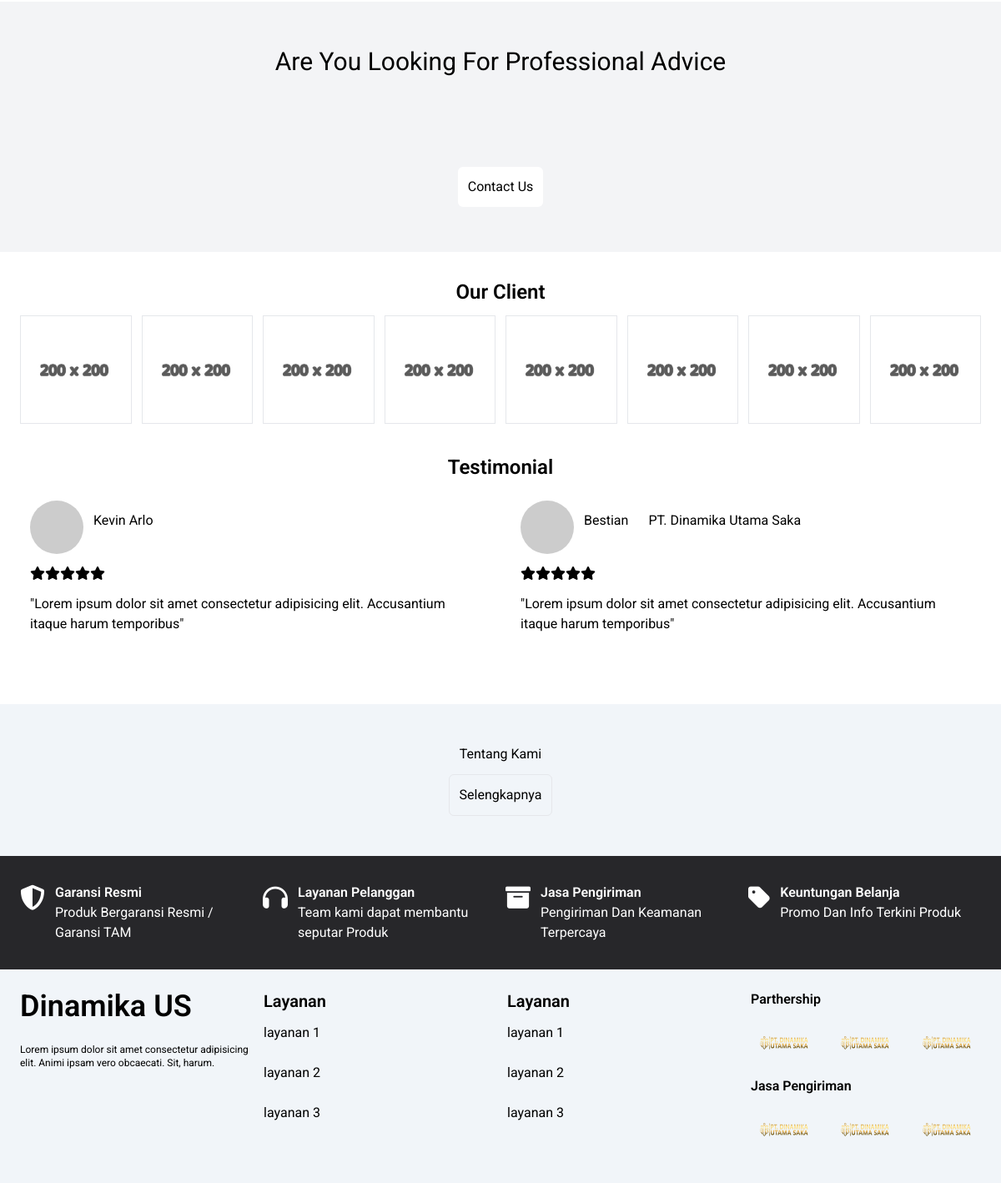
Before: / (lower part) with the older database file.
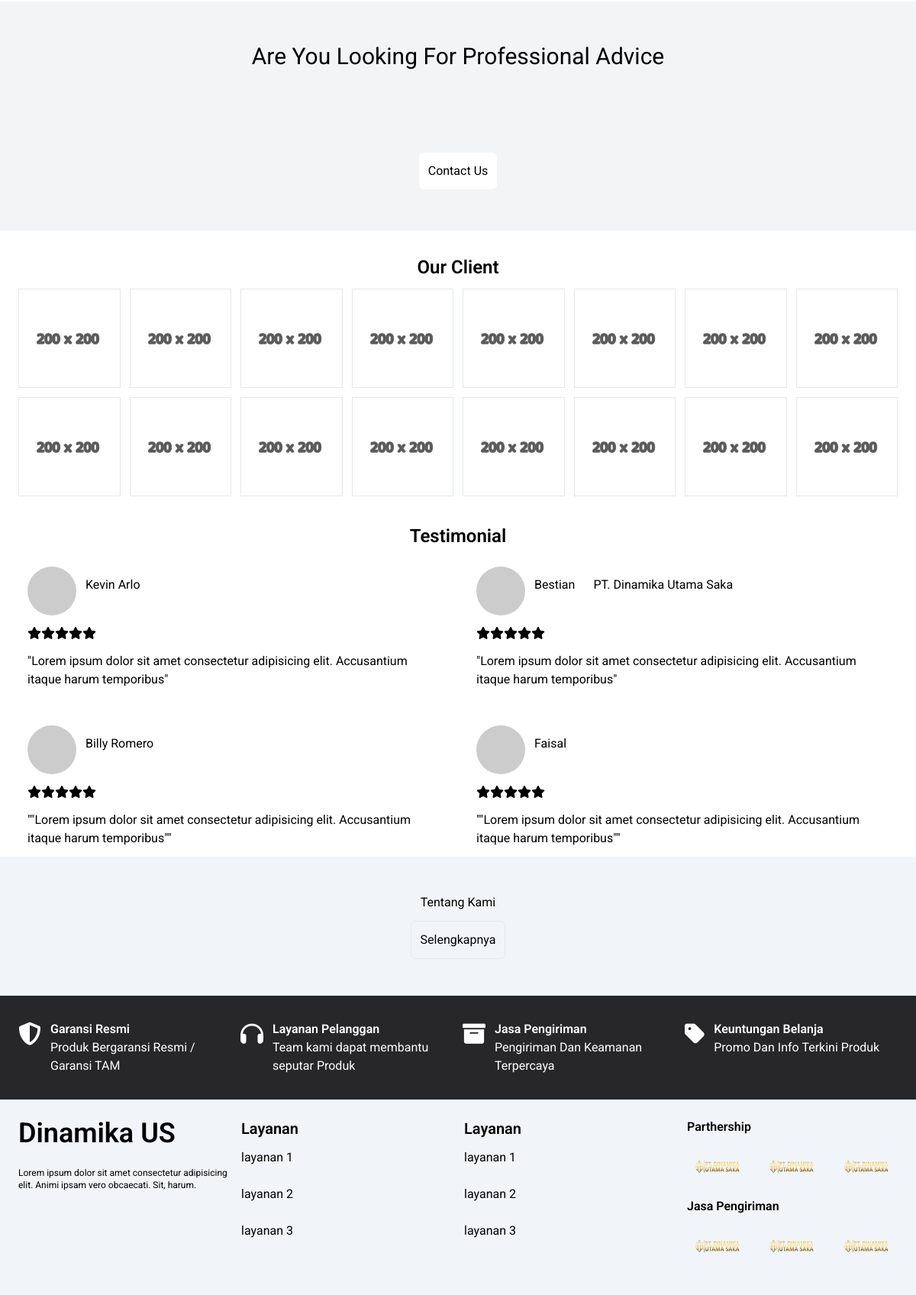
After: the same page with the newer database file.
### tables this page shows
CREATE TABLE `tbl_ourclient` (
  `OurClientID` int(11) NOT NULL,
  `StatusID` int(11) NOT NULL,
  `OurClientName` text NOT NULL,
  `OurClientPhoto` varchar(255) DEFAULT NULL,
  `CreateBy` varchar(20) DEFAULT NULL,
  `CreateTime` timestamp NOT NULL DEFAULT current_timestamp(),
  `UpdateBy` varchar(20) DEFAULT NULL,
  `UpdateTime` timestamp NULL DEFAULT NULL
);

CREATE TABLE `tbl_testimonial` (
  `TestimonialID` int(11) NOT NULL,
  `TestimonialStatusID` int(11) NOT NULL,
  `FullName` varchar(25) NOT NULL,
  `Company` text DEFAULT NULL,
  `TestimonialRating` varchar(10) NOT NULL,
  `TestimonialDescription` text NOT NULL,
  `CreateBy` varchar(20) DEFAULT NULL,
  `CreateTime` timestamp NOT NULL DEFAULT current_timestamp(),
  `UpdateBy` varchar(20) DEFAULT NULL,
  `UpdateTime` timestamp NULL DEFAULT NULL
);

CREATE TABLE `tbl_settings_logo` (
  `SettingsLogoID` int(11) NOT NULL,
  `StatusID` int(11) NOT NULL,
  `SettingsLogoName` varchar(255) NOT NULL,
  `SettingsLogoValue` varchar(255) DEFAULT NULL,
  `CreateBy` varchar(20) DEFAULT NULL,
  `CreateTime` timestamp NOT NULL DEFAULT current_timestamp(),
  `UpdateBy` varchar(20) DEFAULT NULL,
  `UpdateTime` timestamp NULL DEFAULT NULL
);

### index.php (the view, shortened to what the rows shown need)
<?php
require_once('includes/helpers/WebRootPath.php');
require_once('includes/class/MetaClass.php');
$Meta           = new Meta();
require_once('includes/component/Header.php');
require_once('includes/class/ProductClass.php');
$Product        = new Product();
require_once('includes/class/SettingsClass.php');
$SettingsLogo   = new Settings();
require_once('includes/component/Navbar.php');
require_once('includes/class/OurClientClass.php');
$OurClient      = new OurClient();
require_once('includes/class/TestimonialClass.php');
$Testimonial    = new Testimonial();
require_once('includes/component/SidebarMenu.php');
?>
            <?php foreach ($SettingsLogo->fetchCarouselPhoto() as $row) : ?>
                <img class='lg:w-1/4 w-64' src="<?= WebRootPath(); ?>admin/assets/img/settingslogo/<?= $row['SettingsLogoValue']; ?>" alt="<?= $row['SettingsLogoValue']; ?>">
            <?php endforeach; ?>
        <?php foreach ($Product->fetchProductECatalogue() as $row) : ?>
            <div class="swiper-slide">
                <div class='lg:columns-2 gap-3 mt-6 bg-gray-100'>
                    <div class='grid justify-items-center p-3 rounded-md gap-3'>
                        <img class='pb-3' src="<?= WebRootPath(); ?>admin/assets/img/productcategoryphoto/<?= $row['ProductCategoryPhoto']; ?>" alt="<?= $row['ProductCategoryPhoto']; ?>">
                        <div class="grid justify-self-center">
                            <span class='lg:text-xl text-xs font-semibold'>E-Catalogue</span>
                            <span class='lg:text-xl text-xs'><?= $row['ProductCategoryName']; ?></span>
                        </div>
                    </div>
                </div>
            </div>
        <?php endforeach; ?>
                <?php foreach ($Product->fetchProductCategory() as $row) : ?>
                    <div class='border'>
                        <img class='w-1/2 h-full' src="<?= WebRootPath(); ?>admin/assets/img/productcategoryphoto/<?= $row['ProductCategoryPhoto']; ?>" alt="<?= $row['ProductCategoryPhoto']; ?>">
                    </div>
                <?php endforeach; ?>
<section class='mt-6'>
    <div class='min-h-[300px] bg-gray-100 grid place-items-center'>
        <h1 class='text-xl lg:text-3xl'>Are You Looking For Professional Advice</h1>
    </div>
</section>
<section class='our client mt-6' data-aos="fade-up">
    <div class='mt-8 mx-6'>
        <h2 class='font-semibold text-2xl text-center mb-3'>Our Client</h2>
        <div class='lg:columns-8 columns-4 gap-3 justify-center'>
            <?php foreach ($OurClient->fetchOurClient() as $row) : ?>
                <div class="border mb-3">
                    <img class='w-32 h-32' src="<?= WebRootPath(); ?>admin/assets/img/ourclientphoto/<?= $row['OurClientPhoto']; ?>" alt="<?= $row['OurClientPhoto']; ?>">
                </div>
            <?php endforeach; ?>
        </div>
    </div>
</section>
<section class='swiper swipper2 mt-6 mx-3 lg:mx-6' data-aos="fade-up">
    <div class='min-h-[300px]'>
        <h2 class='font-semibold text-2xl text-center'>Testimonial</h2>
        <div class='grid grid-cols-2 gap-1 lg:gap-6 mt-3'>
            <?php foreach ($Testimonial->fetchTestimonial() as $row) : ?>
                <div class='rounded-md grid gap-3 p-3'>
                    <div class='lg:flex'>
                        <img class='w-16 h-16 rounded-full' src="https://eu.ui-avatars.com/api/?name=<?= $row['FullName'] ?>">
                        <h3 class='m-3'><?= $row['FullName']; ?></h3>
                        <h3 class='m-3'><?= $row['Company']; ?></h3>
                    </div>
                    <span>
                        <?php
                        if ($row['TestimonialRating'] == 5) {
                            echo    '<i class="fa-solid fa-star"></i><i class="fa-solid fa-star"></i><i class="fa-solid fa-star"></i><i class="fa-solid fa-star"></i><i class="fa-solid fa-star"></i>';
                        } elseif ($row['TestimonialRating'] == 4) {
                            echo    '<i class="fa-solid fa-star"></i><i class="fa-solid fa-star"></i><i class="fa-solid fa-star"></i><i class="fa-solid fa-star"></i>';
                        } elseif ($row['TestimonialRating'] == 3) {
                            echo    '<i class="fa-solid fa-star"></i><i class="fa-solid fa-star"></i><i class="fa-solid fa-star"></i>';
                        } elseif ($row['TestimonialRating'] == 2) {
                            echo    '<i class="fa-solid fa-star"></i><i class="fa-solid fa-star"></i>';
                        } else {
                            echo    '<i class="fa-solid fa-star"></i>';
                        }
                        ?>
                    </span>
                    <span class=''>"<?= $row['TestimonialDescription']; ?>"</span>
                </div>
            <?php endforeach; ?>
        </div>
    </div>
</section>
<?php
require_once('includes/component/Footer.php');
require_once('includes/component/Script.php');
require_once('includes/component/EndFooter.php');
?>

### includes/component/Footer.php (shortened to what the rows shown need)
<Footer class='bg-slate-100'>
    <div class='grid lg:grid-cols-4 grid-cols-1 gap-4 px-6 py-6'>
        <div>
            <div class='grid'>
                <div class=''>
                    <div class="columns-3">
                        <?php foreach ($SettingsLogo->fetchLogoHeaderorNavbar() as $row) : ?>
                            <img src="<?= WebRootPath(); ?>admin/assets/img/settingslogo/<?= $row['SettingsLogoValue']; ?>" class='w-20 h-20 mr-3' alt="<?= $row['SettingsLogoValue']; ?>">
                        <?php endforeach; ?>
                        <?php foreach ($SettingsLogo->fetchLogoHeaderorNavbar() as $row) : ?>
                            <img src="<?= WebRootPath(); ?>admin/assets/img/settingslogo/<?= $row['SettingsLogoValue']; ?>" class='w-20 h-20 mr-3' alt="<?= $row['SettingsLogoValue']; ?>">
                        <?php endforeach; ?>
                        <?php foreach ($SettingsLogo->fetchLogoHeaderorNavbar() as $row) : ?>
                            <img src="<?= WebRootPath(); ?>admin/assets/img/settingslogo/<?= $row['SettingsLogoValue']; ?>" class='w-20 h-20 mr-3' alt="<?= $row['SettingsLogoValue']; ?>">
                        <?php endforeach; ?>
                    </div>
                </div>
                <div class=''>
                    <div class="columns-3">
                        <?php foreach ($SettingsLogo->fetchLogoHeaderorNavbar() as $row) : ?>
                            <img src="<?= WebRootPath(); ?>admin/assets/img/settingslogo/<?= $row['SettingsLogoValue']; ?>" class='w-20 h-20 mr-3' alt="<?= $row['SettingsLogoValue']; ?>">
                        <?php endforeach; ?>
                        <?php foreach ($SettingsLogo->fetchLogoHeaderorNavbar() as $row) : ?>
                            <img src="<?= WebRootPath(); ?>admin/assets/img/settingslogo/<?= $row['SettingsLogoValue']; ?>" class='w-20 h-20 mr-3' alt="<?= $row['SettingsLogoValue']; ?>">
                        <?php endforeach; ?>
                        <?php foreach ($SettingsLogo->fetchLogoHeaderorNavbar() as $row) : ?>
                            <img src="<?= WebRootPath(); ?>admin/assets/img/settingslogo/<?= $row['SettingsLogoValue']; ?>" class='w-20 h-20 mr-3' alt="<?= $row['SettingsLogoValue']; ?>">
                        <?php endforeach; ?>
                    </div>
                </div>
            </div>
        </div>
    </div>
</Footer>

Changed rows visible on the page:
added tbl_ourclient: OurClientPhoto (picture)
added tbl_ourclient: OurClientPhoto (picture)
added tbl_ourclient: OurClientPhoto (picture)
added tbl_ourclient: OurClientPhoto (picture)
added tbl_ourclient: OurClientPhoto (picture)
added tbl_ourclient: OurClientPhoto (picture)
added tbl_ourclient: OurClientPhoto (picture)
added tbl_ourclient: OurClientPhoto (picture)
added tbl_testimonial: FullName "Billy Romero", TestimonialRating "5" (drawn), TestimonialDescription "\"Lorem ipsum dolor sit amet consectetur adipisicing elit. Accusantium itaque harum temporibus\""
added tbl_testimonial: FullName "Faisal", TestimonialRating "5" (drawn), TestimonialDescription "\"Lorem ipsum dolor sit amet consectetur adipisicing elit. Accusantium itaque harum temporibus\""
